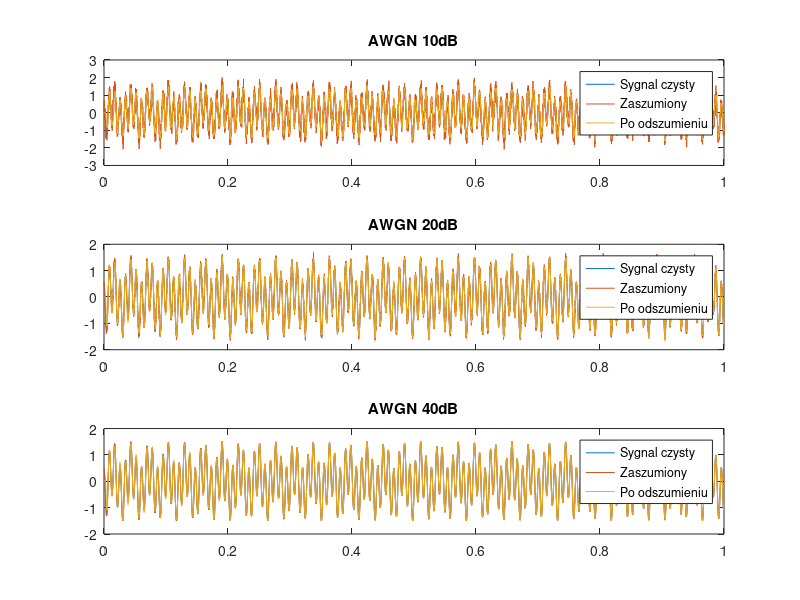

Reproduce this figure in MATLAB.

%% dane do sygnnalu
fs  = 8000;     %czestotliwosc probkowania
t = 0:1/fs:1;
A1 = -0.5;
f1 = 34.2;
A2 = 1;
f2 = 115.5;

%% sygnal czysty do porownania - referencyjny
dref = A1*cos(2*pi*f1*t) + A2*cos(2*pi*f2*t);

%% awgn 10dB
d = awgn(dref, 10, 'measured'); % WE: sygnał odniesienia dla sygnału x
x = [ d(1) d(1:end-1) ]; % WE: sygnał filtrowany, teraz opóźniony d
M = 50; % długość filtru
mi = 0.004; % współczynnik szybkości adaptacji

y = []; e = []; % sygnały wyjściowe z filtra
bx = zeros(M,1); % bufor na próbki wejściowe x
h = zeros(M,1); % początkowe (puste) wagi filtru

for n = 1 : length(x)
    bx = [ x(n); bx(1:M-1) ]; % pobierz nową próbkę x[n] do bufora
    y(n) = h' * bx; % oblicz y[n] = sum( x .* bx) – filtr FIR
    e(n) = d(n) - y(n); % oblicz e[n]
    h = h + mi * e(n) * bx; % LMS
    % h = h + mi * e(n) * bx /(bx'*bx); % NLMS
end

%% awgn 20dB
d2 = awgn(dref, 20, 'measured'); % WE: sygnał odniesienia dla sygnału x
x2 = [ d2(1) d2(1:end-1) ]; % WE: sygnał filtrowany, teraz opóźniony d
M2 = 50; % długość filtru
mi2 = 0.01; % współczynnik szybkości adaptacji

y2 = []; e2 = []; % sygnały wyjściowe z filtra
bx2 = zeros(M2,1); % bufor na próbki wejściowe x
h2 = zeros(M2,1); % początkowe (puste) wagi filtru

for m = 1 : length(x2)
    bx2 = [ x2(m); bx2(1:M2-1) ]; % pobierz nową próbkę x[n] do bufora
    y2(m) = h2' * bx2; % oblicz y[n] = sum( x .* bx) – filtr FIR
    e2(m) = d2(m) - y2(m); % oblicz e[n]
    h2 = h2 + mi2 * e2(m) * bx2; % LMS
    % h2 = h2 + mi2 * e2(m) * bx2 /(bx2'*bx2); % NLMS
end

%% awgn 40dB
d4 = awgn(dref, 40,'measured'); % WE: sygnał odniesienia dla sygnału x
x4 = [ d4(1) d4(1:end-1) ]; % WE: sygnał filtrowany, teraz opóźniony d
M4 = 50; % długość filtru
mi4 = 0.01; % współczynnik szybkości adaptacji

y4 = []; e4 = []; % sygnały wyjściowe z filtra
bx4 = zeros(M4,1); % bufor na próbki wejściowe x
h4 = zeros(M4,1); % początkowe (puste) wagi filtru

for j = 1 : length(x4)
    bx4 = [ x4(j); bx4(1:M4-1) ]; % pobierz nową próbkę x[n] do bufora
    y4(j) = h4' * bx4; % oblicz y[n] = sum( x .* bx) – filtr FIR
    e4(j) = d4(j) - y4(j); % oblicz e[n]
    h4 = h4 + mi4 * e4(j) * bx4; % LMS
    % h4 = h4 + mi4 * e4(j) * bx4 /(bx4'*bx4); % NLMS
end

%% wykresy
figure(1);

subplot(3,1,1);
plot(t,dref,t,d,t,y);
title('AWGN 10dB');
legend('Sygnal czysty','Zaszumiony','Po odszumieniu');

subplot(3,1,2);
plot(t,dref,t,d2,t,y2);
title('AWGN 20dB');
legend('Sygnal czysty','Zaszumiony','Po odszumieniu');

subplot(3,1,3);
plot(t,dref,t,d4,t,y4);
title('AWGN 40dB');
legend('Sygnal czysty','Zaszumiony','Po odszumieniu');

%% SNR
SNR10 = 10*log10((1/fs*sum(dref.^2))/(1/fs*sum((dref-y).^2)));
display(SNR10);

SNR20 = 10*log10((1/fs*sum(dref.^2))/(1/fs*sum((dref-y2).^2)));
display(SNR20);

SNR40 = 10*log10((1/fs*sum(dref.^2))/(1/fs*sum((dref-y4).^2)));
display(SNR40);